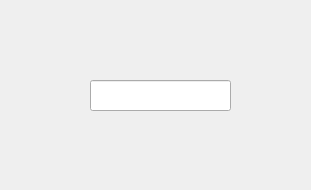
<?xml version="1.0" encoding="UTF-8"?>
<ui version="4.0">
 <class>Widget</class>
 <widget class="QWidget" name="Widget">
  <property name="geometry">
   <rect>
    <x>0</x>
    <y>0</y>
    <width>311</width>
    <height>190</height>
   </rect>
  </property>
  <property name="windowTitle">
   <string>Widget</string>
  </property>
  <widget class="PasswordLineEdit" name="m_lineEdit">
   <property name="geometry">
    <rect>
     <x>90</x>
     <y>80</y>
     <width>141</width>
     <height>31</height>
    </rect>
   </property>
  </widget>
 </widget>
 <layoutdefault spacing="6" margin="11"/>
 <customwidgets>
  <customwidget>
   <class>PasswordLineEdit</class>
   <extends>QLineEdit</extends>
   <header location="global">passwordlineedit.h</header>
  </customwidget>
 </customwidgets>
 <resources/>
 <connections/>
</ui>
